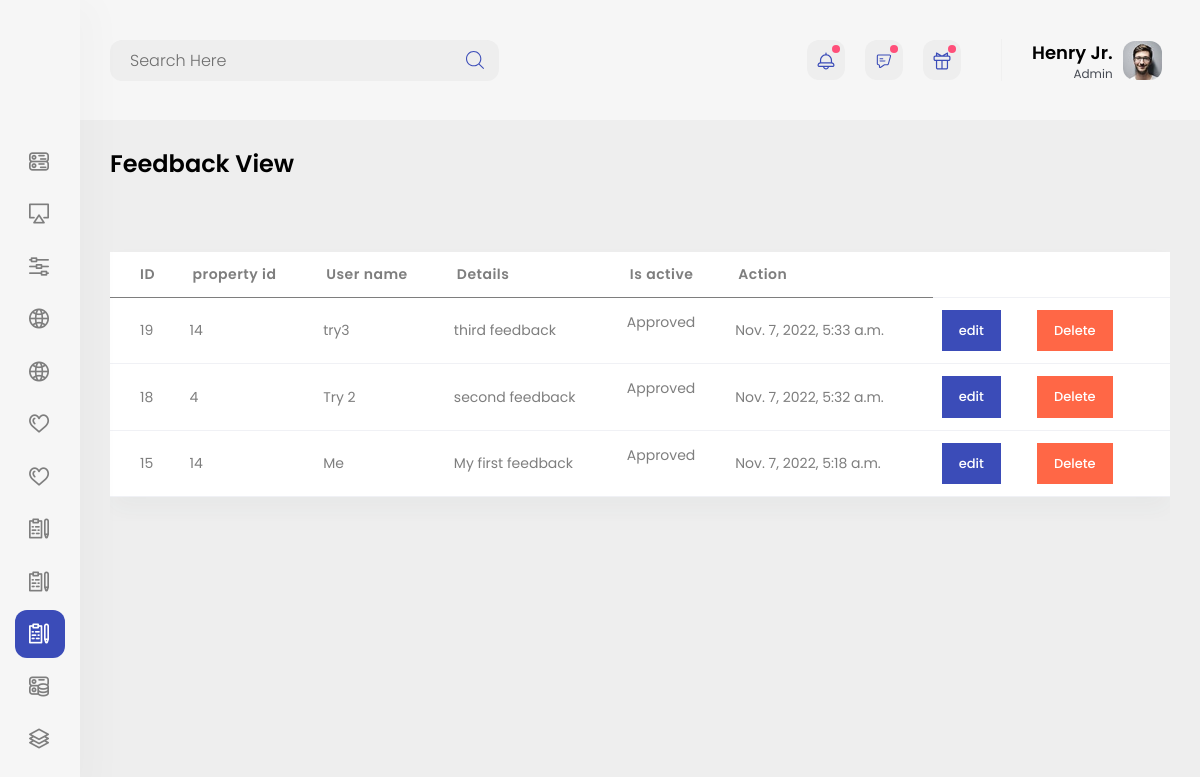
The app's page /dashboard/feedback-view/, older data.
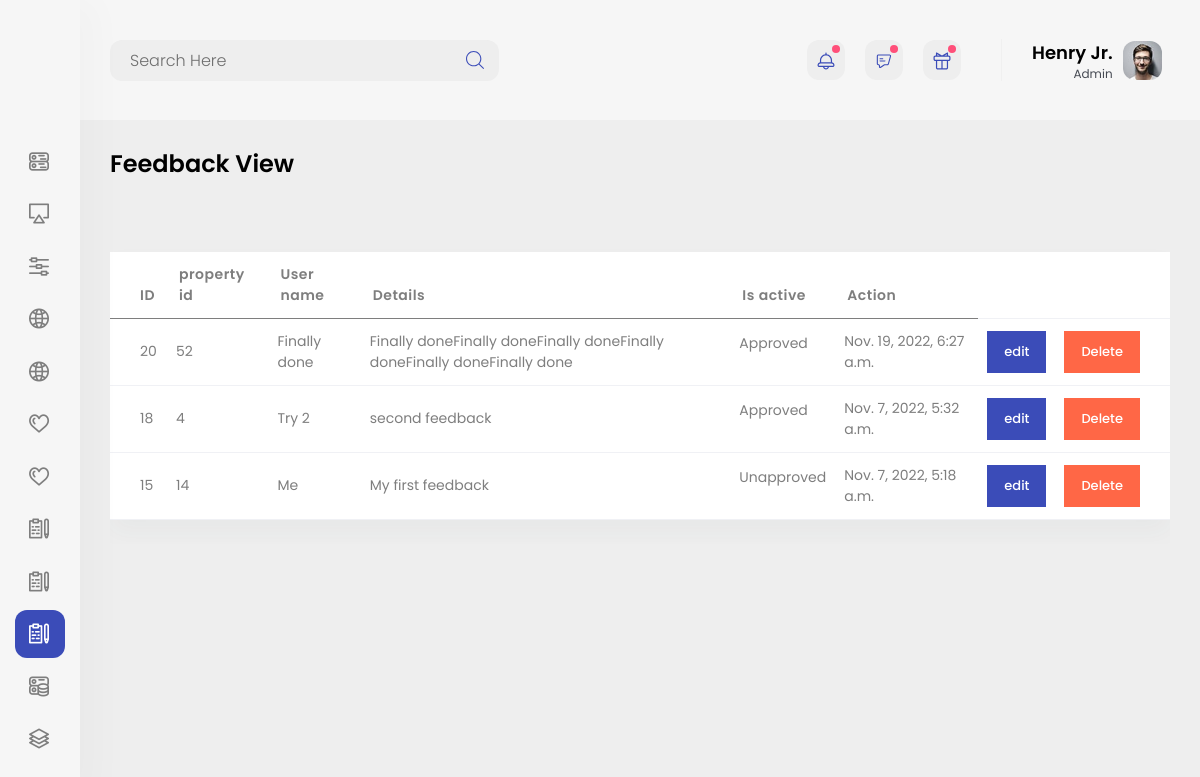
The same page, newer data.
### indexApp/models.py (models this page shows, shortened)
class FeedBack(models.Model):
    name = models.CharField(max_length=50)
    property_id = models.IntegerField(blank=True,null=True)
    description = models.TextField()
    is_feedback_show = models.BooleanField(default=False)
    created = models.DateTimeField(auto_now_add=True, null=True)
    class Meta:
        ordering = ['-id']

### dashboard/views.py (the view)
# urls.py: path('feedback-view/',feedback_view, name='feedback_view'),
def feedback_view(request):
    feedback_view  = FeedBack.objects.all()
    context ={
        'feedback_view':feedback_view,
    }
    return render(request,'dashboard/feedback/feedback_view.html',context)

### dashboard/templates/dashboard/feedback/feedback_view.html (shortened to what this page needs)
{% extends 'dashboard/base.html'%}
{% load static %}
{% block content %}
<div class="content-body">
    <div class="container-fluid">
        <div class="form-head page-titles d-flex  align-items-center">
            <div class="mr-auto  d-lg-block">
                <h2 class="text-black font-w600">Feedback View</h2>
            </div>
        </div>
        <div class="row">
            <div class="col-xl-12">
                <div class="table-responsive table-hover fs-14">
                    <table class="table table-hover display mb-4 dataTablesCard  card-table" id="example-5">
                        <thead>
                            <tr>
                                <th>ID</th>
                                <th>property id</th>
                                <th>User name</th>
                                <th>Details</th>
                                <th>Is active</th>
                                <th>Action</th>
                            </tr>
                        </thead>
                        <tbody>
                            {% for i in feedback_view %}
                            <tr>
                                <td>{{i.id}}</td>
                                <td>{{i.property_id}}</td>
                                <td>{{i.name}}</td>
                                <td>{{i.description}}</td>
                                <td>
                                    {% if i.is_feedback_show %}
                                    <p>Approved</p>
                                    {% else %}
                                    <p>Unapproved</p>
                                    {% endif %}
                                </td>
                                <td>{{i.created}}</td>
                                <td> <a href="{% url 'feedback_edit' i.id %}"> <button class="btn btn-primary">edit</button></a> </td>
                                <td> <a href="{% url 'feedback_delete' i.id %}"> <button class="btn btn-danger">Delete</button></a> </td>
                            </tr>
                            {% endfor %}
                        </tbody>
                    </table>
                </div>
            </div>
        </div>
    </div>
</div>
{% endblock content %}

### dashboard/templates/dashboard/base.html (shortened to what this page needs)
<!DOCTYPE html>
<html lang="en">
<head>
	{% load static %}
	<link href="https://cdn.jsdelivr.net/npm/bootstrap@5.0.2/dist/css/bootstrap.min.css" rel="stylesheet">
	<link href="{% static 'public/vendor/jqvmap/css/jqvmap.min.css' %}" rel="stylesheet" type="text/css"/>
	<link href="{% static 'public/vendor/chartist/css/chartist.min.css' %}" rel="stylesheet" type="text/css"/>
	<link href="../../../cdn.lineicons.com/2.0/LineIcons.css" rel="stylesheet" type="text/css"/>
	<link href="{% static 'public/vendor/owl-carousel/owl.carousel.css' %}" rel="stylesheet" type="text/css"/>
	<link href="{% static 'public/css/style.css' %}" rel="stylesheet" type="text/css"/>
<body>
	<div id="main-wrapper">
	{% include 'dashboard/navber_header.html' %}
	{% include 'dashboard/main_header.html' %}
	{% include 'dashboard/sidebar.html' %}
    {% block content %}
    {% endblock content %}
	</div>
</body>
</html>
</head>
<body>

### dashboard/templates/dashboard/navber_header.html (shortened to what this page needs)
{% load static %}
<div class="nav-header">
    <a href="{% url 'dashboard'%}" class="brand-logo">
    </a>
</div>

### dashboard/templates/dashboard/main_header.html (shortened to what this page needs)
{% load static %}
<div class="header">
    <div class="header-content">
        <nav class="navbar navbar-expand">
            <div class="collapse navbar-collapse justify-content-between">
                <div class="header-left">
                    <div class="dashboard_bar">
                        <div class="search_bar dropdown">
                        <div class="dropdown-menu p-0 m-0">
                            <form>
                                <input class="form-control" type="search" placeholder="Search Here" aria-label="Search">
                            </form>
                        </div>
                        <span class="search_icon p-3 c-pointer" data-toggle="dropdown">
                        </span>
                    </div>
                    </div>
                </div>
                <ul class="navbar-nav header-right">
                    <li class="nav-item dropdown notification_dropdown">
                        <a class="nav-link  ai-icon" href="#" role="button" data-toggle="dropdown">
                            <div class="pulse-css"></div>
                        </a>
                    </li>
                    <li class="nav-item dropdown notification_dropdown">
                        <a class="nav-link bell bell-link" href="#">
                            <div class="pulse-css"></div>
                        </a>
                    </li>
                    <li class="nav-item dropdown notification_dropdown">
                        <a class="nav-link" href="#" data-toggle="dropdown">
                            <div class="pulse-css"></div>
                        </a>
                    </li>
                    <li class="nav-item dropdown header-profile">
                        <a class="nav-link" href="#" role="button" data-toggle="dropdown">
                            <div class="header-info">
                                <span class="text-black">Henry Jr.</span>
                                <p class="fs-12 mb-0">Admin</p>
                            </div>
                            <img  src="{% static 'public/images/profile/17.jpg' %}" width="20" alt=""/>
                        </a>
                    </li>
                </ul>
            </div>
        </nav>
    </div>
</div>

### dashboard/templates/dashboard/sidebar.html (shortened to what this page needs)
{% load static %}
<div class="deznav">
    <div class="deznav-scroll">
        <ul class="metismenu" id="menu">
            <li><a class="has-arrow ai-icon" href="javascript:void()" aria-expanded="false">
                    <i class="flaticon-381-networking"></i>
                </a>
            </li>
            <li><a class="has-arrow ai-icon" href="javascript:void()" aria-expanded="false">
                    <i class="flaticon-381-television"></i>
                </a>
            </li>
            <li><a class="has-arrow ai-icon" href="javascript:void()" aria-expanded="false">
                    <i class="flaticon-381-controls-3"></i>
                </a>
            </li>
            <li><a class="has-arrow ai-icon" href="javascript:void()" aria-expanded="false">
                    <i class="flaticon-381-internet"></i>
                </a>
            </li>
            <li><a class="has-arrow ai-icon" href="javascript:void()" aria-expanded="false">
                    <i class="flaticon-381-internet"></i>
                </a>
            </li>
            <li><a class="has-arrow ai-icon" href="javascript:void()" aria-expanded="false">
                    <i class="flaticon-381-heart"></i>
                </a>
            </li>
            <li><a class="has-arrow ai-icon" href="javascript:void()" aria-expanded="false">
                <i class="flaticon-381-heart"></i>
                </a>
            </li>
            <li><a class="has-arrow ai-icon" href="javascript:void()" aria-expanded="false">
                    <i class="flaticon-381-notepad"></i>
                </a>
            </li>
            <li><a class="has-arrow ai-icon" href="javascript:void()" aria-expanded="false">
                    <i class="flaticon-381-notepad"></i>
                </a>
            </li>
            <li><a class="has-arrow ai-icon" href="javascript:void()" aria-expanded="false">
                <i class="flaticon-381-notepad"></i>
            </a>
        </li>
            <li><a class="has-arrow ai-icon" href="javascript:void()" aria-expanded="false">
                    <i class="flaticon-381-network"></i>
                </a>
            </li>
            <li><a class="has-arrow ai-icon" href="javascript:void()" aria-expanded="false">
                    <i class="flaticon-381-layer-1"></i>
                </a>
            </li>
        </ul>
    </div>
</div>

### dashboard/templates/dashboard/messages.html (shortened to what this page needs)
{% load static %}

Row changes from the older to the newer data that the page shows:
removed FeedBack: id "19", property_id "14", name "try3", description "third feedback", is_feedback_show "Approved", created "Nov. 7, 2022, 5:33 a.m."
added FeedBack: id "20", property_id "52", name "Finally done", description "Finally doneFinally doneFinally doneFinally doneFinally doneFinally done", is_feedback_show "Approved", created "Nov. 19, 2022, 6:27 a.m."
changed FeedBack "Me": is_feedback_show "Approved" → "Unapproved"
